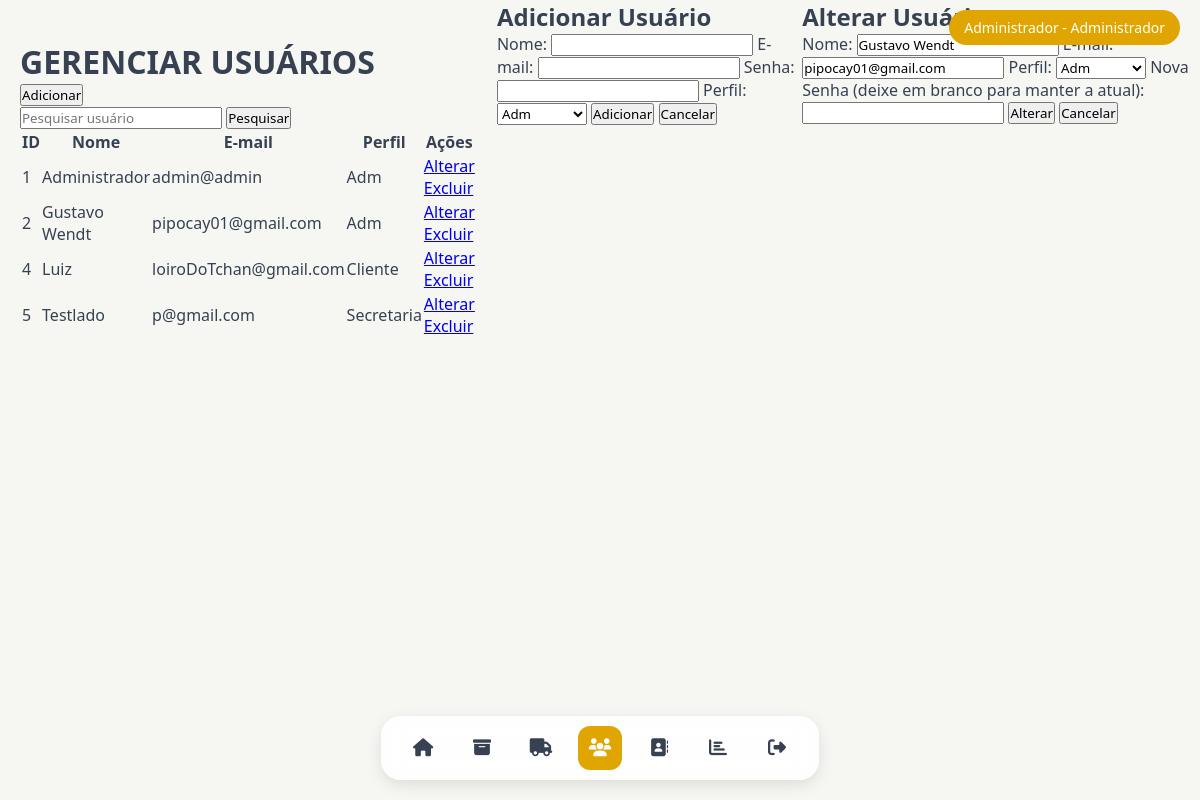
Page /TELAS/TELA_GERENCIAR_USUARIOS.php?editar=2 (signed in) on the committed database.
### tables this page shows
CREATE TABLE `usuario` (
  `id_usuario` int(11) NOT NULL,
  `nome` varchar(100) NOT NULL,
  `senha` varchar(255) NOT NULL,
  `email` varchar(100) NOT NULL,
  `id_perfil` int(11) DEFAULT NULL,
  `senha_temporaria` tinyint(1) DEFAULT 0
);

CREATE TABLE `perfil` (
  `id_perfil` int(11) NOT NULL,
  `nome_perfil` varchar(50) NOT NULL
);

### TELAS/TELA_GERENCIAR_USUARIOS.php (the view, shortened to what this page needs)
<?php
include('../conexao.php');
function buscarUsuarios($pdo, $nome = null) {
    $sql = "SELECT u.id_usuario, u.nome, u.email, u.id_perfil, p.nome_perfil
            FROM usuario u
            LEFT JOIN perfil p ON u.id_perfil = p.id_perfil";
    $stmt = $pdo->prepare($sql);
    $stmt->execute();
    return $stmt->fetchAll(PDO::FETCH_ASSOC);
}
$usuarios = isset($_POST['busca']) ? buscarUsuarios($pdo, $_POST['busca']) : buscarUsuarios($pdo);
$sql_perfis = "SELECT * FROM perfil ORDER BY nome_perfil";
$stmt_perfis = $pdo->query($sql_perfis);
$perfis = $stmt_perfis->fetchAll(PDO::FETCH_ASSOC);
$usuario_edicao = null;
if (isset($_GET['editar'])) {
    $id_usuario = $_GET['editar'];
    $sql = "SELECT * FROM usuario WHERE id_usuario = :id_usuario";
    $stmt = $pdo->prepare($sql);
    $stmt->bindParam(':id_usuario', $id_usuario, PDO::PARAM_INT);
    $stmt->execute();
    $usuario_edicao = $stmt->fetch(PDO::FETCH_ASSOC);
}
?>
<!DOCTYPE html>
<html lang="pt-br">
<head>
    <link rel="stylesheet" href="../ESTILOS/ESTILO_GERAL.css">
    <link rel="stylesheet" href="../ESTILOS/ESTILO_GERENCIAR_USUARIOS.css">
</head>
<body>
    <?php include("MENU.php"); ?>
    <main>
        <h1>GERENCIAR USUÁRIOS</h1>
        <div class="ops_usu">
            <button id="btnAdicionar" onclick="abrirModal('modalAdicionar')">Adicionar</button>
            <form action="TELA_GERENCIAR_USUARIOS.php" method="POST">
                <input type="text" name="busca" id="busca" placeholder="Pesquisar usuário">
                <button type="submit">Pesquisar</button>
            </form>
        </div>
        <div class="tabela_usu">
            <?php if (!empty($usuarios)): ?>
                <table class="table">
                    <thead>
                        <tr>
                            <th>ID</th>
                            <th>Nome</th>
                            <th>E-mail</th>
                            <th>Perfil</th>
                            <th>Ações</th>
                        </tr>
                    </thead>
                    <tbody>
                        <?php foreach ($usuarios as $usuario): ?>
                            <tr>
                                <td><?= htmlspecialchars($usuario['id_usuario']) ?></td>
                                <td><?= htmlspecialchars($usuario['nome']) ?></td>
                                <td><?= htmlspecialchars($usuario['email']) ?></td>
                                <td><?= htmlspecialchars($usuario['nome_perfil']) ?></td>
                                <td>
                                    <a href="TELA_GERENCIAR_USUARIOS.php?editar=<?= htmlspecialchars($usuario['id_usuario']) ?>">Alterar</a>
                                    <a href="TELA_GERENCIAR_USUARIOS.php?excluir=<?= htmlspecialchars($usuario['id_usuario']) ?>"
                                       class="excluir"
                                       onclick="return confirm('Tem certeza que deseja excluir este usuário?')">Excluir</a>
                                </td>
                            </tr>
                        <?php endforeach; ?>
                    </tbody>
                </table>
            <?php else: ?>
                <p>Nenhum usuário encontrado</p>
            <?php endif; ?>
        </div>
    </main>
    <div id="modalAdicionar" class="modal">
        <div class="modal-content">
            <h2>Adicionar Usuário</h2>
            <form method="POST" action="TELA_GERENCIAR_USUARIOS.php">
                <label for="nome">Nome:</label>
                <input type="text" name="nome" required onkeypress ="mascara(this, nomeM)">
                <label for="email">E-mail:</label>
                <input type="email" name="email" required>
                <label for="senha">Senha:</label>
                <input type="password" name="senha" required>
                <label for="perfil">Perfil:</label>
                <select name="perfil" required>
                    <?php foreach ($perfis as $perfil): ?>
                        <option value="<?= $perfil['id_perfil'] ?>"><?= htmlspecialchars($perfil['nome_perfil']) ?></option>
                    <?php endforeach; ?>
                </select>
                <button type="submit" name="adicionar_usuario" class="btn_acao">Adicionar</button>
                <button type="button" class="btn_acao btn_cancelar" onclick="fecharModal('modalAdicionar')">Cancelar</button>
            </form>
        </div>
    </div>
    <?php if ($usuario_edicao): ?>
    <div id="modalAlterar" class="modal" style="display: flex;">
        <div class="modal-content">
            <h2>Alterar Usuário</h2>
            <form method="POST" action="TELA_GERENCIAR_USUARIOS.php">
                <label for="nome_editar">Nome:</label>
                <input type="text" name="nome" id="nome_editar" value="<?= htmlspecialchars($usuario_edicao['nome']) ?>" required onkeypress ="mascara(this, nomeM)">
                <label for="email_editar">E-mail:</label>
                <input type="email" name="email" id="email_editar" value="<?= htmlspecialchars($usuario_edicao['email']) ?>" required>
                <label for="perfil_editar">Perfil:</label>
                <select name="perfil" id="perfil_editar" required>
                    <?php foreach ($perfis as $perfil): ?>
                        <option value="<?= $perfil['id_perfil'] ?>"
                            <?= $perfil['id_perfil'] == $usuario_edicao['id_perfil'] ? 'selected' : '' ?>>
                            <?= htmlspecialchars($perfil['nome_perfil']) ?>
                        </option>
                    <?php endforeach; ?>
                </select>
                <label for="nova_senha">Nova Senha (deixe em branco para manter a atual):</label>
                <input type="password" name="nova_senha" id="nova_senha">
                <button type="submit" name="alterar_usuario" class="btn_acao">Alterar</button>
                <button type="button" class="btn_acao btn_cancelar" onclick="fecharModal('modalAlterar')">Cancelar</button>
            </form>
        </div>
    </div>
    <?php endif; ?>
</body>
</html>

### ESTILOS/ESTILO_GERAL.css (style rules this page uses)
:root { font-family: 'Segoe UI', Tahoma, Geneva, Verdana, sans-serif; --primaria-amarelo: #e0a500; --secundaria-amarelo: #e0a500; --comeia: #8b5e3c; --cinza-claro: #f6f6f3; --cinza-escuro: #374151; --vidro: rgba(0, 0, 0, 0.06); --primary-color: var(--primaria-amarelo); --hover-color: var(--secundaria-amarelo); --text-color: var(--cinza-escuro); --input-bg: white; --shadow-color: rgba(0, 0, 0, 0.05); --placeholder-color: #c4a484; --background: var(--cinza-claro) }

### ESTILOS/ESTILO_GERENCIAR_USUARIOS.css (style rules this page uses)
body { margin: 0; background: var(--cinza-claro); color: var(--text-color); font-family: var(--font-family); }

### ESTILOS/ESTILO_MENU.css (style rules this page uses)
* { margin: 0; padding: 0; box-sizing: border-box; font-family: var(--font-family); }
body { display: flex; min-height: 100vh; background-color: var(--cinza-claro); color: var(--cinza-escuro); }
main { padding: 20px; margin-top: 20px; z-index: 1; }

### rows in the picture
usuario: id_usuario "1", nome "Administrador", email "admin@admin", id_perfil.nome_perfil "Adm"
usuario: id_usuario "2", nome "Gustavo Wendt", email "pipocay01@gmail.com", id_perfil.nome_perfil "Adm", perfil "Adm"
usuario: id_usuario "4", nome "Luiz", email "loiroDoTchan@gmail.com", id_perfil.nome_perfil "Cliente"
usuario: id_usuario "5", nome "Testlado", email "p@gmail.com", id_perfil.nome_perfil "Secretaria"

### other values in the picture
$_SESSION['usuario'] "Administrador"
$nome_perfil "Administrador"
form field perfil "Adm"
